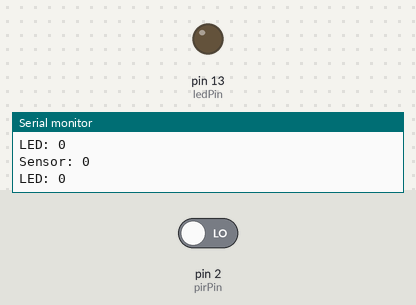
A sketch run on a simulated Arduino Uno, built with avr-gcc and run on an emulated ATmega328P. Parts: output pins drawn as LEDs (lit = HIGH), the last lines printed to the serial monitor. The test bench sets the inputs (shaded band); at power-on: pin 2 (pirPin) LOW.

Above: at 1.8 s.
1.9 s: pin 2 (pirPin) driven HIGH
At 2.8 s:
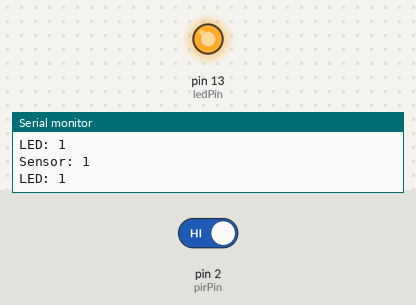
3.5 s: pin 2 (pirPin) driven LOW
At 7.1 s:
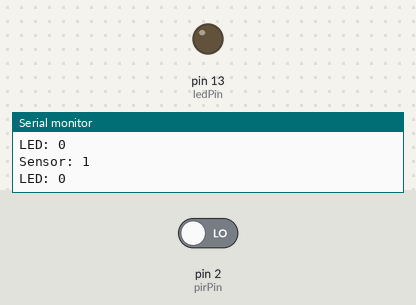
Timing chart, 0 to 8.6 s (numbered marks = the images above; inputs shaded):
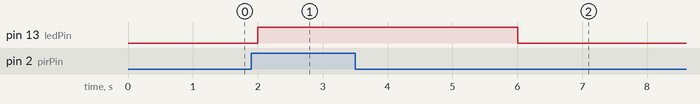

The sketch:

Automated_Motion_Detection.ino
```cpp
int pirPin = 2; //pin untuk sensor gerak
int ledPin = 13; //pin untuk LED
int pirState = LOW; //variabel untuk menyimpan status sensor
int ledState = LOW; //variabel untuk menyimpan status LED
unsigned long previousMillis = 0; //variabel untuk menyimpan waktu terakhir gerakan terdeteksi
unsigned long interval = 3000; //interval waktu sebelum LED mati

void setup() {
  pinMode(pirPin, INPUT);
  pinMode(ledPin, OUTPUT);
  Serial.begin(9600);
}

void loop(){
  int sensorValue = digitalRead(pirPin);
  if (sensorValue == HIGH) {
    pirState = HIGH;
    ledState = HIGH;
    previousMillis = millis();
  }

  if ((millis() - previousMillis) > interval) {
    ledState = LOW;
  }

  digitalWrite(ledPin, ledState);

  Serial.print("Sensor: ");
  Serial.println(pirState);
  Serial.print("LED: ");
  Serial.println(ledState);

  delay(500);
}
```

Measured:
- after the input at 1.9 s, pin 13 (ledPin): LOW → HIGH after 0.10 s
- after the input at 3.5 s, pin 13 (ledPin): HIGH → LOW after 2.5 s
